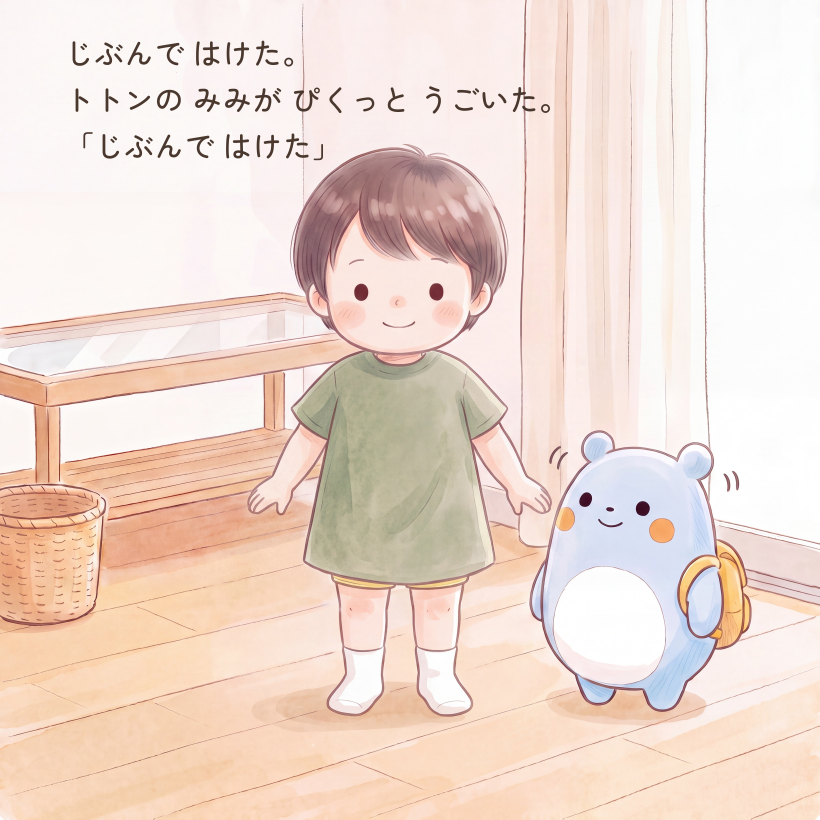
#> input picture docs/絵本KDP_2冊目_完成ページ/12_場面11_はけた.jpg, 4096 x 4096 px (shown at 1/5 size)
$ python -i gen3.py   (imports and definitions only)
#> lines starting #> are read from the running program, lines starting #| are printed output that depends on the picture; after the words box and inside, x2 and y2 are one past the last pixel; in counts of white or black regions, pixels touching at a corner belong together
#!/usr/bin/env python3
# -*- coding: utf-8 -*-
"""3冊目の絵を1枚ずつ生成する。

  python3 gen3.py 01_表表紙_正方形 07_場面06_ついた
  python3 gen3.py --all
  python3 gen3.py --list

参照画像（引き継ぎ書0-B・2冊目の作業記録）
  ・基準シート        造形の最終確定
  ・2冊目の絵         ふともも丈のシャツ姿と、家の中の描き方
  ・1冊目の表表紙     2人の大きさの比
落ち方の見分け（2冊目 作業記録1・2章）
  KeyError 'parts' … 画像が返らない。構図の問題。粘っても同じ
  通信のエラー      … 4K画像は10MB前後。投げ直せば通る
"""
import sys, pathlib
sys.path.insert(0, str(pathlib.Path(__file__).resolve().parents[1] / "絵本KDP_組版"))
sys.path.insert(0, str(pathlib.Path(__file__).parent))
from gen_image import generate, REF_SHEET                    # noqa: E402
import prompts3                                              # noqa: E402

ROOT = pathlib.Path(__file__).resolve().parents[2]
# [1 line not run here, left out]
IMG2 = ROOT / "docs" / "絵本KDP_2冊目_画像"

REF_NIGHTSHIRT = IMG2 / "12_場面11_はけた.jpg"  # ふともも丈のシャツ姿

# 場面ごとの基準画。承認できた1枚を手でここにコピーして使う。
#   cp 絵本KDP_3冊目_画像/02_場面01_めがさめる.jpg 絵本KDP_3冊目_画像/_anchor_寝室.jpg
BED_ANCHOR  = IMG / "_anchor_寝具.jpg"   # 敷＝クリーム／掛＝緑 が正しく写った1枚
LAMP_ANCHOR = IMG / "_anchor_あかり.jpg" # ドーム型のあかりと丸椅子だけ。布団は写らない
ROOM_ANCHOR = IMG / "_anchor_部屋.jpg"   # 壁・ドア・窓だけ。布団は写らない
HALL_ANCHOR = IMG / "_anchor_廊下.jpg"
# 人物が大きく正面を向くページでは、キャラ基準シートだけでは足りない。
# 【この本の絵柄で描かれた顔とトトン】の切り抜きを足す（作業記録16章）。
FACE_ANCHOR  = IMG / "_anchor_ミオの顔.jpg"
TOTON_ANCHOR = IMG / "_anchor_トトン.jpg"
CLOSEUP = {"09_場面08_ろうか", "S13_トイレのドア", "S14_てをあらう",
           "12_場面11_もどる", "01_表表紙_正方形", "S09_じぶんでつけられた",
           "08_場面07_ふとんからでる", "S18_つぎのよる"}

BEDROOM = {"01_表表紙_正方形", "S01_ねるまえ", "02_場面01_めがさめる",
           "03_場面02_むずむず", "S04_ふとんのふち", "04_場面03_でられない",
           "05_場面04_ここにある", "06_場面05_てをのばす", "07_場面06_ついた",
           "S09_じぶんでつけられた", "08_場面07_ふとんからでる",
           "13_場面12_またねる", "S18_つぎのよる", "14_裏表紙_正方形"}
CORRIDOR = {"09_場面08_ろうか", "S13_トイレのドア", "10_場面09_トイレのなか",
            "11_場面10_おわりのおと", "S14_てをあらう", "12_場面11_もどる"}

FAILED = []

# [31 lines left out: function refs, not called in this run]

def trim_border(path):
    """【やらかし・2026-09-01】「FULL BLEED. NO FRAME」と書いてあるのに、
    描き直すたびに白い縁がついた絵が返ってくることがある。
    03 は四辺きっちり132px、12 は上0/下163/左24/右49 と不揃いだった。
    文章では止まらないので、生成後に機械的に切る。
    絵の中に真っ白はほとんど無いので、白の帯だけが確実に取れる。"""
#> called with path = '../絵本KDP_2冊目_完成ページ/12_場面11_はけた.jpg'
    from PIL import Image
    import numpy as np
    im = Image.open(path).convert("RGB")
#> im is the input picture: PIL image 4096x4096 RGB; mean R, G, B 238.8, 219.8, 209.3
    a = np.asarray(im, dtype=int)
    h, w, _ = a.shape
#> h = 4096; w = 4096
    ink = (a.min(axis=2) < 235)
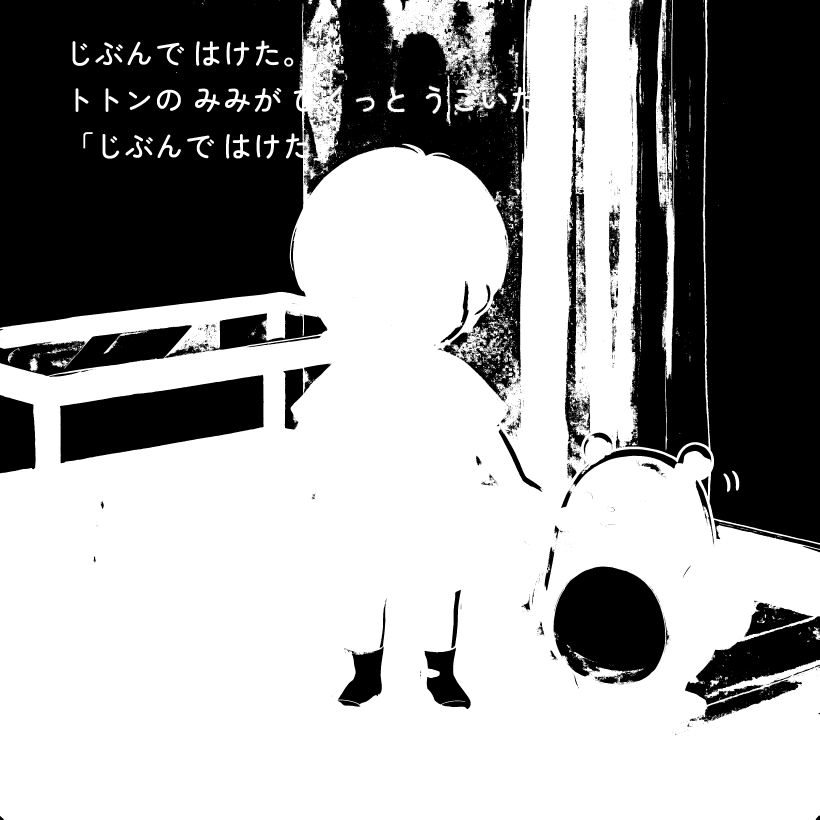
#> ink: shape (4096, 4096) bool (shown at 1/5 size); 61.6% white; 7039 black regions (6525 under 20 px), largest, box (x1, y1, x2, y2) and area: (0, 0, 1599, 1639) 2230890, (3523, 0, 4096, 2715) 1480850, (1518, 0, 2625, 2011) 713737
    rows = np.nonzero(ink.any(axis=1))[0]
#> rows = 4096 values from 0 to 4095
    cols = np.nonzero(ink.any(axis=0))[0]
#> cols = 4096 values from 0 to 4095
    if len(rows) == 0 or len(cols) == 0:
        return
    t, b, l, r = rows[0], h - 1 - rows[-1], cols[0], w - 1 - cols[-1]
#> t = 0; b = 0; l = 0; r = 0
    if max(t, b, l, r) < 8:                     # 縁なし。触らない
        return
    im.crop((int(l), int(t), int(w - r), int(h - b))) \
      .resize((w, h), Image.LANCZOS).save(path, quality=95)
    print(f"  白縁を切った 上{t} 下{b} 左{l} 右{r}")

# [19 lines left out: function one, not called in this run]

# [10 lines not run here, left out]

>>> result = trim_border('../絵本KDP_2冊目_完成ページ/12_場面11_はけた.jpg')

$ run again, on docs/絵本KDP_2冊目_完成ページ/01_表表紙_Kindle_正方形2560.jpg
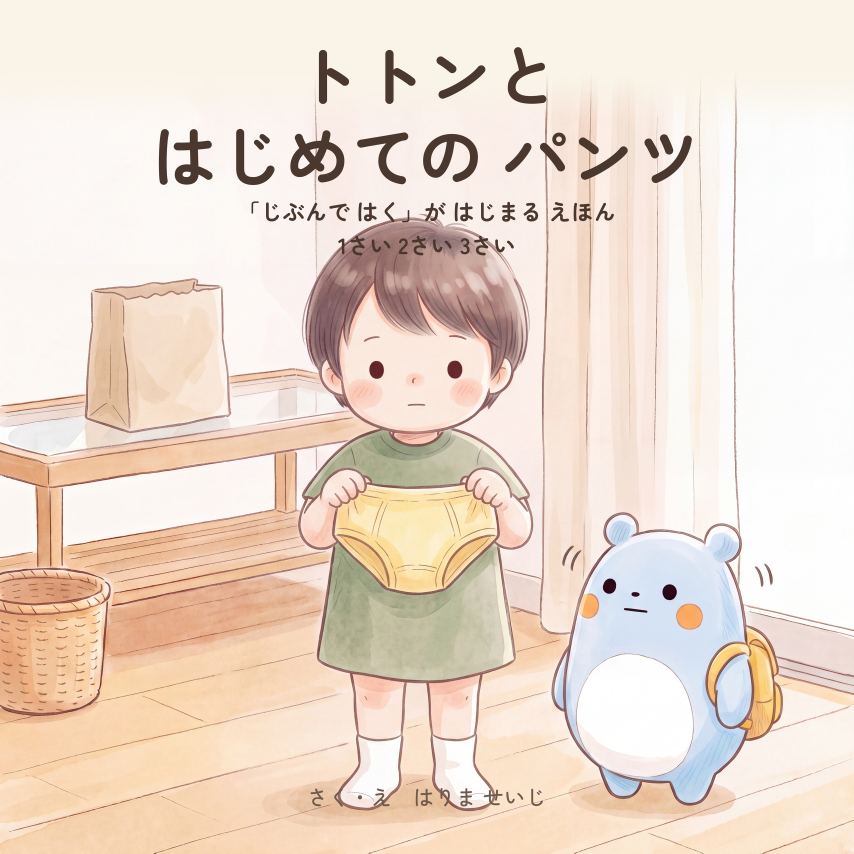
#> input picture docs/絵本KDP_2冊目_完成ページ/01_表表紙_Kindle_正方形2560.jpg, 2560 x 2560 px (shown at 1/3 size)
#> in trim_border, im is the input picture: PIL image 2560x2560 RGB; mean R, G, B 236.7, 220.3, 206.9
#> in trim_border, `ink = (a.min(axis=2) < 235)`:
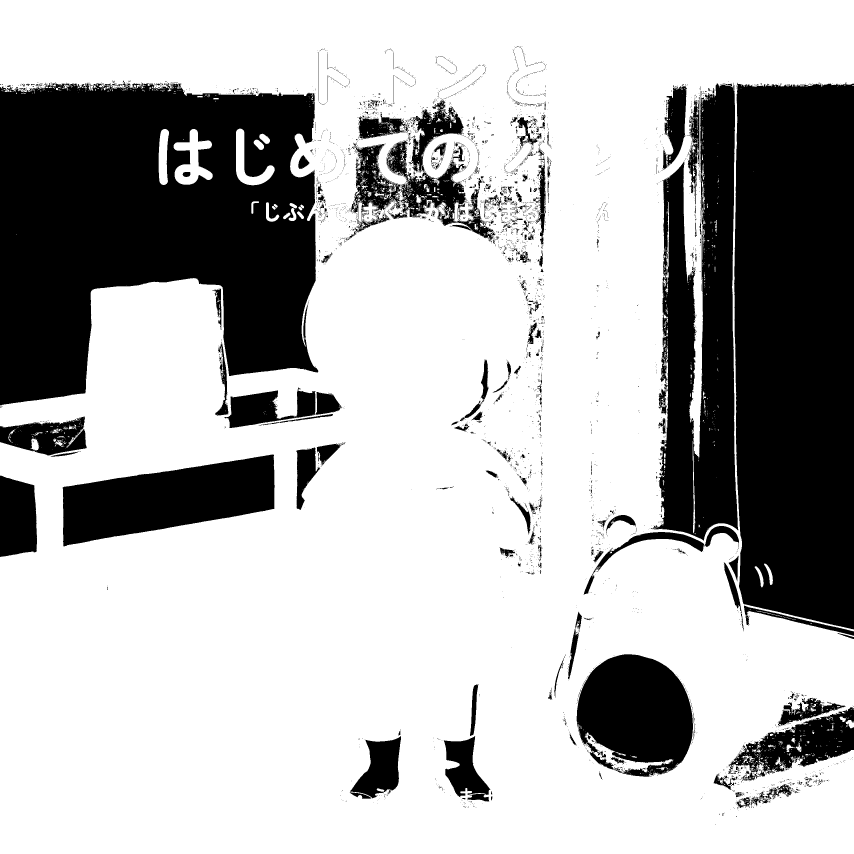
#> ink: shape (2560, 2560) bool (shown at 1/3 size); 70.3% white; 4658 black regions (4313 under 20 px), largest, box (x1, y1, x2, y2) and area: (0, 242, 955, 1216) 675142, (2202, 248, 2560, 1888) 555908, (1953, 249, 2215, 1622) 219425
#> rows = 2560 values from 0 to 2559
#> t = 0
